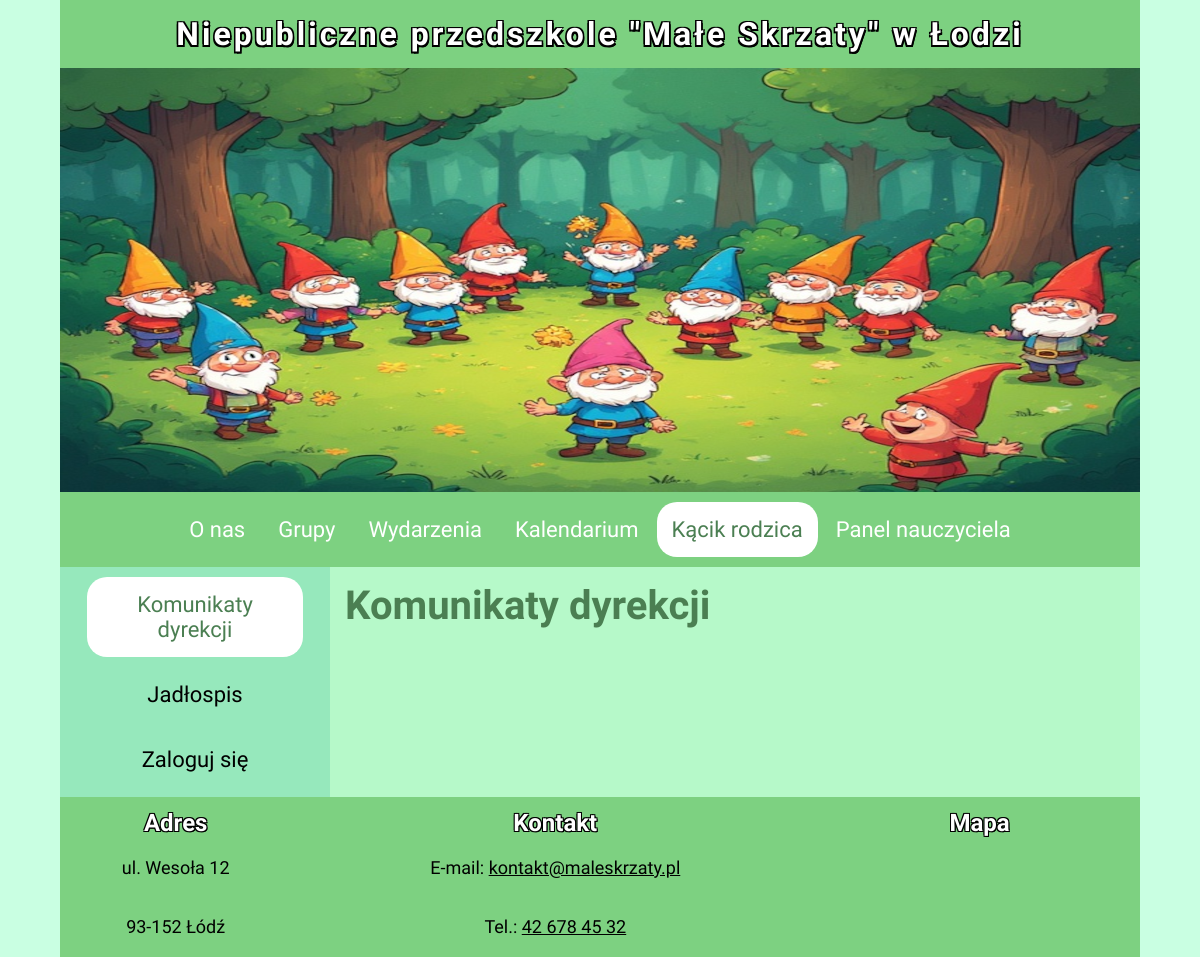
The app's page /rodzic.php, older data.
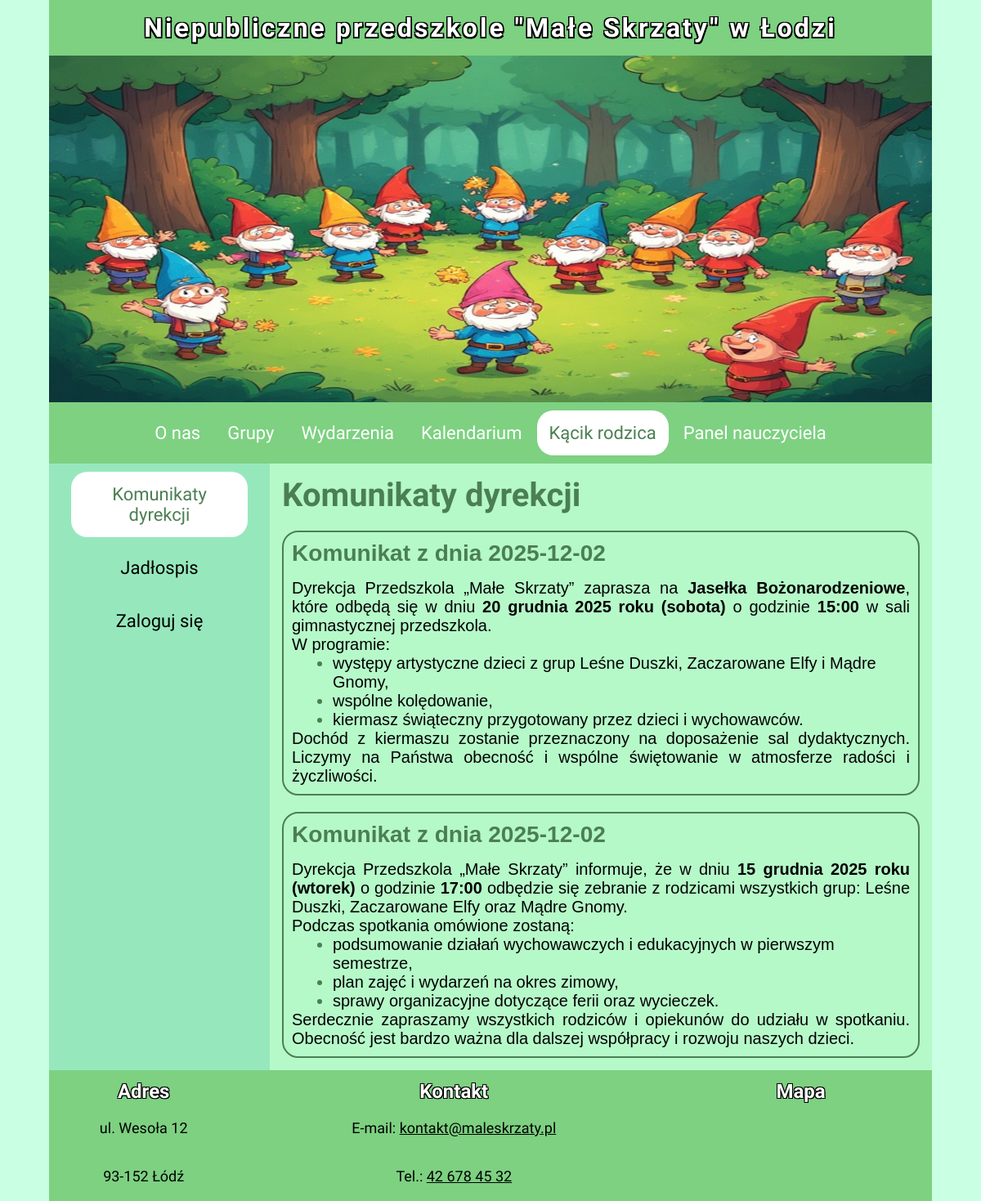
The same page, newer data.
### tables this page shows
CREATE TABLE `komunikaty` (
  `id_komunikatu` int(11) NOT NULL,
  `data_komunikatu` date DEFAULT NULL,
  `tresc_komunikatu` text NOT NULL
);

### rodzic.php (the view, shortened to what this page needs)
<?php
    require_once 'db/connect.php';
    $conn = new mysqli($host, $user, $pass, $db);
    $logged = false;
?>
<!DOCTYPE html>
<html lang="pl">
<head>
    <link rel="stylesheet" href="css/style.css">
    <link rel="stylesheet" href="https://cdnjs.cloudflare.com/ajax/libs/font-awesome/7.0.1/css/all.min.css" />
</head>
<body>
    <div class="page">
        <header>
            <h1>Niepubliczne przedszkole "Małe Skrzaty" w Łodzi</h1>
        </header>
        <div class="banner">
            <img src="img/baner1.png" alt="baner">
        </div>
        <nav>
            <div class="nav__links">
                <div class="nav__link"><a href="index.html">O nas</a></div>
                <div class="nav__link"><a href="grupy.php">Grupy</a></div>
                <div class="nav__link"><a href="wydarzenia.php">Wydarzenia</a></div>
                <div class="nav__link"><a href="kalendarium.html">Kalendarium</a></div>
                <div class="nav__link current"><a href="rodzic.php">Kącik rodzica</a></div>
                <div class="nav__link"><a href="admin/index.php">Panel nauczyciela</a></div>
            </div>
        </nav>
        <main>
            <aside>
                <div class="aside__link current"><a href="rodzic.php">Komunikaty dyrekcji</a></div>
                <div class="aside__link"><a href="jadlospis.php">Jadłospis</a></div>
                <?php
                if(!$logged){
                ?>
                <div class="aside__link"><a href="rodzic-login.php">Zaloguj się</a></div>
                <?php } ?>
            </aside>
            <article>
                <h2>Komunikaty dyrekcji</h2>
                <?php
                    $query = "SELECT * FROM komunikaty ORDER BY data_komunikatu, id_komunikatu DESC";
                    $result = $conn->query($query);
                    while($row = $result->fetch_assoc()){
                        echo '<div class="announcement">';
                            echo '<h3>Komunikat z dnia ' . $row['data_komunikatu'] . '</h3>';
                            echo '<p>' . $row['tresc_komunikatu'] . '</p>';
                        echo '</div>';
                    }
                ?>
            </article>
        </main>
        <footer>
            <table>
                <tr><th>Adres</th><th>Kontakt</th><th>Mapa</th></tr>
                <tr>
                    <td>ul. Wesoła 12</td>
                    <td>E-mail: <a href="mailto:kontakt@maleskrzaty.pl">kontakt@maleskrzaty.pl</a></td>
                    <td rowspan="2">
                        <iframe src="https://www.google.com/maps/embed?pb=!1m18!1m12!1m3!1d733.6564960265912!2d19.482710198832795!3d51.79308105045472!2m3!1f0!2f0!3f0!3m2!1i1024!2i768!4f13.1!3m3!1m2!1s0x471bcb1cb30d33df%3A0x3bddd46b3ba43f17!2sPrzedszkole%20nr%209%20Miejskie!5e0!3m2!1spl!2spl!4v1762619710896!5m2!1spl!2spl" width="150" height="112" style="border:0;" allowfullscreen="" loading="lazy"></iframe>
                    </td>
                </tr>
                <tr>
                    <td>93-152 Łódź</td>
                    <td>Tel.: <a href="tel:426784532">42 678 45 32</a></td>
                </tr>
            </table>
        </footer>
    </div>
</body>
</html>

Row changes from the older to the newer data that the page shows:
added komunikaty: data_komunikatu "2025-12-02", tresc_komunikatu "Dyrekcja Przedszkola „Małe Skrzaty” zaprasza na Jasełka Bożonarodzeniowe , które odbędą się w dniu 20 grudnia 2025 roku (sobota) o godzinie 15:00 w sali gimnastycznej przedszkola. W programie: występy artystyczne dzieci z grup Leśne Duszki, Zaczarowane Elfy i Mądre Gnomy, wspólne kolędowanie, kiermasz świąteczny przygotowany przez dzieci i wychowawców. Dochód z kiermaszu zostanie przeznaczony na doposażenie sal dydaktycznych. Liczymy na Państwa obecność i wspólne świętowanie w atmosferze radości i życzliwości."
added komunikaty: data_komunikatu "2025-12-02", tresc_komunikatu "Dyrekcja Przedszkola „Małe Skrzaty” informuje, że w dniu 15 grudnia 2025 roku (wtorek) o godzinie 17:00 odbędzie się zebranie z rodzicami wszystkich grup: Leśne Duszki, Zaczarowane Elfy oraz Mądre Gnomy. Podczas spotkania omówione zostaną: podsumowanie działań wychowawczych i edukacyjnych w pierwszym semestrze, plan zajęć i wydarzeń na okres zimowy, sprawy organizacyjne dotyczące ferii oraz wycieczek. Serdecznie zapraszamy wszystkich rodziców i opiekunów do udziału w spotkaniu. Obecność jest bardzo ważna dla dalszej współpracy i rozwoju naszych dzieci."
